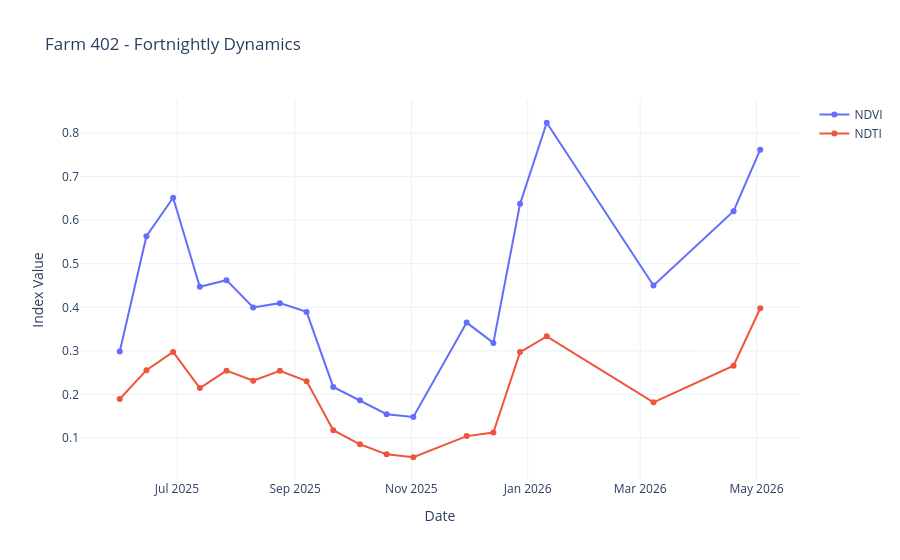

Notebook source saved alongside this figure:
### Code cell
# 1. Initialize the Extractor
extractor = GEETimeSeriesExtractor()

# 2. Fetch data: We want standard NDVI, but also a custom Soil Moisture proxy
raw_df = extractor.extract(
    aoi=my_farm_geometry,
    start_date='2025-06-01',
    # end_date='2026-04-01',
    end_date=datetime.now().strftime('%Y-%m-%d'), # Dynamic end date
    indices=['NDVI', 'NDTI'], 
    # custom_formulas={'CUSTOM_RATIO': 'b("B3") / b("B12")'}, # Dynamic!
    apply_mask=True # Toggle cloud masking
)

# 3. Process the data: Let's aggregate by Fortnight (2 Weeks)
processor = TimeSeriesProcessor(raw_df)
processed_df = processor.aggregate(frequency='2W').df

# (Optional: You could call processor.smooth_series('NDVI') here to get your arrays for peaks/dips)

# 4. Plot the data: Let's use Plotly for an interactive dashboard
plotter = TimeSeriesPlotter(processed_df)
plotter.plot_interactive(columns_to_plot=['NDVI', 'NDTI', 'CUSTOM_RATIO'], title="Farm 402 - Fortnightly Dynamics")

### Figure 1 — Plotly figure (JSON) as saved in the notebook; plotly's stock layout.template omitted (floating-point values rounded to 4 significant figures)
{"data": [{"mode": "lines+markers", "name": "NDVI", "type": "scatter", "x": ["2025-06-01T00:00:00.000000000", "2025-06-15T00:00:00.000000000", "2025-06-29T00:00:00.000000000", "2025-07-13T00:00:00.000000000", "2025-07-27T00:00:00.000000000", "2025-08-10T00:00:00.000000000", "2025-08-24T00:00:00.000000000", "2025-09-07T00:00:00.000000000", "2025-09-21T00:00:00.000000000", "2025-10-05T00:00:00.000000000", "2025-10-19T00:00:00.000000000", "2025-11-02T00:00:00.000000000", "2025-11-30T00:00:00.000000000", "2025-12-14T00:00:00.000000000", "2025-12-28T00:00:00.000000000", "2026-01-11T00:00:00.000000000", "2026-03-08T00:00:00.000000000", "2026-04-19T00:00:00.000000000", "2026-05-03T00:00:00.000000000"], "y": [0.2985, 0.5634, 0.6516, 0.4471, 0.4623, 0.3998, 0.4096, 0.3894, 0.2172, 0.1864, 0.1545, 0.1483, 0.3649, 0.3182, 0.6375, 0.8238, 0.4499, 0.6206, 0.7619]}, {"mode": "lines+markers", "name": "NDTI", "type": "scatter", "x": ["2025-06-01T00:00:00.000000000", "2025-06-15T00:00:00.000000000", "2025-06-29T00:00:00.000000000", "2025-07-13T00:00:00.000000000", "2025-07-27T00:00:00.000000000", "2025-08-10T00:00:00.000000000", "2025-08-24T00:00:00.000000000", "2025-09-07T00:00:00.000000000", "2025-09-21T00:00:00.000000000", "2025-10-05T00:00:00.000000000", "2025-10-19T00:00:00.000000000", "2025-11-02T00:00:00.000000000", "2025-11-30T00:00:00.000000000", "2025-12-14T00:00:00.000000000", "2025-12-28T00:00:00.000000000", "2026-01-11T00:00:00.000000000", "2026-03-08T00:00:00.000000000", "2026-04-19T00:00:00.000000000", "2026-05-03T00:00:00.000000000"], "y": [0.1893, 0.2557, 0.2976, 0.2146, 0.2545, 0.2314, 0.2543, 0.2305, 0.1178, 0.08555, 0.06246, 0.05572, 0.1043, 0.1126, 0.2971, 0.3334, 0.1818, 0.2658, 0.3979]}], "layout": {"hovermode": "x unified", "title": {"text": "Farm 402 - Fortnightly Dynamics"}, "xaxis": {"title": {"text": "Date"}}, "yaxis": {"title": {"text": "Index Value"}}}}
